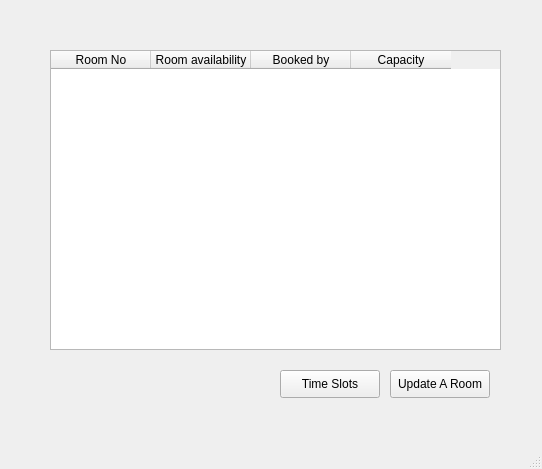
<?xml version="1.0" encoding="UTF-8"?>
<ui version="4.0">
 <class>RoomInventory</class>
 <widget class="QMainWindow" name="RoomInventory">
  <property name="geometry">
   <rect>
    <x>0</x>
    <y>0</y>
    <width>542</width>
    <height>469</height>
   </rect>
  </property>
  <property name="windowTitle">
   <string>MainWindow</string>
  </property>
  <widget class="QWidget" name="centralwidget">
   <widget class="QTableWidget" name="Room_Table">
    <property name="geometry">
     <rect>
      <x>50</x>
      <y>50</y>
      <width>451</width>
      <height>300</height>
     </rect>
    </property>
    <column>
     <property name="text">
      <string>Room No</string>
     </property>
    </column>
    <column>
     <property name="text">
      <string>Room availability</string>
     </property>
    </column>
    <column>
     <property name="text">
      <string>Booked by</string>
     </property>
    </column>
    <column>
     <property name="text">
      <string>Capacity</string>
     </property>
    </column>
   </widget>
   <widget class="QPushButton" name="Update_Button">
    <property name="geometry">
     <rect>
      <x>390</x>
      <y>370</y>
      <width>100</width>
      <height>28</height>
     </rect>
    </property>
    <property name="text">
     <string>Update A Room</string>
    </property>
   </widget>
   <widget class="QPushButton" name="TimeSlots_Button">
    <property name="geometry">
     <rect>
      <x>280</x>
      <y>370</y>
      <width>100</width>
      <height>28</height>
     </rect>
    </property>
    <property name="text">
     <string>Time Slots</string>
    </property>
   </widget>
  </widget>
  <widget class="QStatusBar" name="statusbar"/>
  <widget class="QMenuBar" name="menuBar">
   <property name="geometry">
    <rect>
     <x>0</x>
     <y>0</y>
     <width>542</width>
     <height>18</height>
    </rect>
   </property>
  </widget>
 </widget>
 <resources/>
 <connections/>
</ui>
